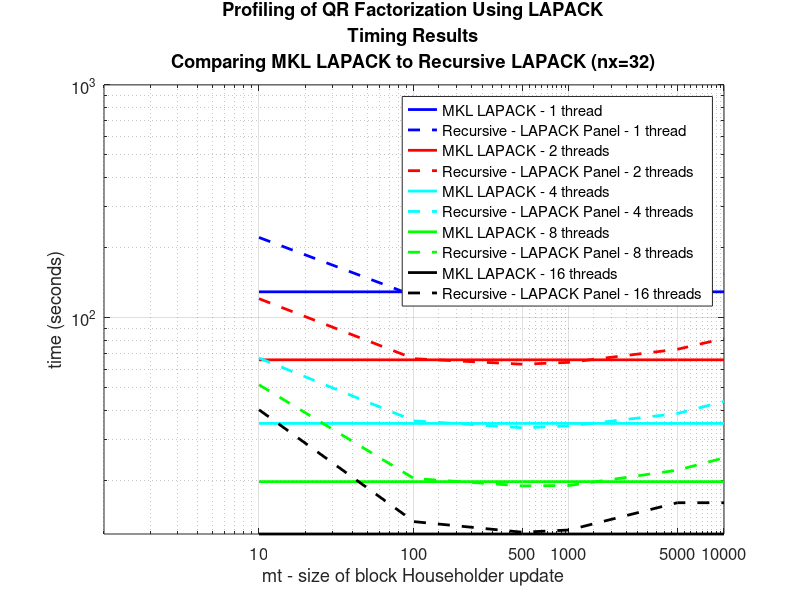
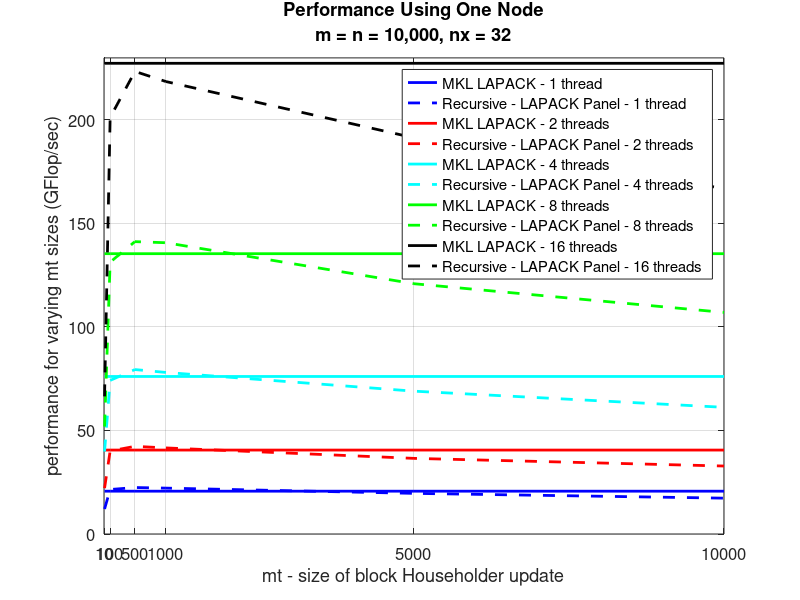

The MATLAB source for these figures, in order:
%
   close all
   clear
%
%  This is a comparison of recursive DGEQRF and MKL DGEQRF
%
  mt = [ 10, 100, 500, 1000, 5000, 10000 ];
  m = 10000;
  n = 10000;
%
%  
%
   mkl_lapack1  = 128.9239*ones(1,size(mt,2));
   rec_lapack1  = [ 220.8271, 124.0594, 118.7819, 120.3012, 135.8497, 153.9813 ];
%
   mkl_lapack2  = 65.7663*ones(1,size(mt,2));
   rec_lapack2  = [ 120.4531, 66.5030, 62.9670, 64.1240, 72.9882, 81.2108 ];
%
   mkl_lapack4  = 35.0425*ones(1,size(mt,2));
   rec_lapack4  = [ 66.9560, 35.9387, 33.5687, 34.1675, 38.6467, 43.5739 ];
%
   mkl_lapack8  = 19.6928*ones(1,size(mt,2));
   rec_lapack8  = [ 51.3747, 20.3060, 18.8811, 18.9523, 22.0557, 24.9124 ];
%
   mkl_lapack16 = 11.7264*ones(1,size(mt,2));
   rec_lapack16 = [ 40.1148, 13.2543, 11.9339, 12.2006, 15.9808, 15.9808 ];
%   
   mkl_lapack_gflop1  = 20.6840*ones(1,size(mt,2));
   rec_lapack_gflop1  = [ 12.0758, 21.4951, 22.4501, 22.1666, 19.6295, 17.3181 ];
%   
   mkl_lapack_gflop2  = 40.5476*ones(1,size(mt,2));
   rec_lapack_gflop2  = [ 22.1386, 40.0984, 42.3502, 41.5861, 36.5356, 32.8364 ];
%   
   mkl_lapack_gflop4  = 76.0981*ones(1,size(mt,2));
   rec_lapack_gflop4  = [ 39.8272, 74.2005, 79.4391, 78.0468, 69.0011, 61.1987 ];
%   
   mkl_lapack_gflop8  = 135.4135*ones(1,size(mt,2));
   rec_lapack_gflop8  = [ 51.9062, 131.3240, 141.2351, 140.7040, 120.9059, 107.0418 ];
%   
   mkl_lapack_gflop16 = 227.3878*ones(1,size(mt,2));
   rec_lapack_gflop16 = [ 66.4759, 201.1922, 223.4538, 218.5685, 191.3934, 166.8668 ];
%
%
%
   figure
   ax = axes;
   loglog(mt,mkl_lapack1,'LineWidth', 2, 'color', 'b'); hold on;
   loglog(mt,rec_lapack1,'--','LineWidth', 2, 'color', 'b'); hold on;
   loglog(mt,mkl_lapack2,'LineWidth', 2, 'color', 'r'); hold on;
   loglog(mt,rec_lapack2,'--','LineWidth', 2, 'color', 'r'); hold on;
   loglog(mt,mkl_lapack4,'LineWidth', 2, 'color', 'c'); hold on;
   loglog(mt,rec_lapack4,'--','LineWidth', 2, 'color', 'c'); hold on;
   loglog(mt,mkl_lapack8,'LineWidth', 2, 'color', 'g'); hold on;
   loglog(mt,rec_lapack8,'--','LineWidth', 2, 'color', 'g'); hold on;
   loglog(mt,mkl_lapack16,'LineWidth', 2, 'color', 'k'); hold on;
   loglog(mt,rec_lapack16,'--','LineWidth', 2, 'color', 'k'); hold on;
   grid on;
   axis([ 1 10000 0 1000 ]);
   legend('MKL LAPACK - 1 thread', 'Recursive - LAPACK Panel - 1 thread', 'MKL LAPACK - 2 threads', 'Recursive - LAPACK Panel - 2 threads', 'MKL LAPACK - 4 threads', 'Recursive - LAPACK Panel - 4 threads', 'MKL LAPACK - 8 threads', 'Recursive - LAPACK Panel - 8 threads', 'MKL LAPACK - 16 threads', 'Recursive - LAPACK Panel - 16 threads');
   title({'Profiling of QR Factorization Using LAPACK','Timing Results','Comparing MKL LAPACK to Recursive LAPACK (nx=32)'});
   xlabel('mt - size of block Householder update')
   ylabel('time (seconds)')
   set( ax, 'XTick', mt );
   set( ax, 'XTickLabel', mt );
   set(gca,'FontSize',12);
   grid on
%
%
%
   figure
   ax = axes;
   plot(mt,mkl_lapack_gflop1,'LineWidth', 2, 'color', 'b'); hold on;
   plot(mt,rec_lapack_gflop1,'--','LineWidth', 2, 'color', 'b'); hold on;
   plot(mt,mkl_lapack_gflop2,'LineWidth', 2, 'color', 'r'); hold on;
   plot(mt,rec_lapack_gflop2,'--','LineWidth', 2, 'color', 'r'); hold on;
   plot(mt,mkl_lapack_gflop4,'LineWidth', 2, 'color', 'c'); hold on;
   plot(mt,rec_lapack_gflop4,'--','LineWidth', 2, 'color', 'c'); hold on;
   plot(mt,mkl_lapack_gflop8,'LineWidth', 2, 'color', 'g'); hold on;
   plot(mt,rec_lapack_gflop8,'--','LineWidth', 2, 'color', 'g'); hold on;
   plot(mt,mkl_lapack_gflop16,'LineWidth', 2, 'color', 'k'); hold on;
   plot(mt,rec_lapack_gflop16,'--','LineWidth', 2, 'color', 'k'); hold on;
   grid on;
   axis([ 1 10000 0 230 ]);
   legend('MKL LAPACK - 1 thread', 'Recursive - LAPACK Panel - 1 thread', 'MKL LAPACK - 2 threads', 'Recursive - LAPACK Panel - 2 threads', 'MKL LAPACK - 4 threads', 'Recursive - LAPACK Panel - 4 threads', 'MKL LAPACK - 8 threads', 'Recursive - LAPACK Panel - 8 threads', 'MKL LAPACK - 16 threads', 'Recursive - LAPACK Panel - 16 threads');
   title({'Performance Using One Node','m = n = 10,000, nx = 32'});
   xlabel('mt - size of block Householder update')
   ylabel('performance for varying mt sizes (GFlop/sec)')
   set( ax, 'XTick', mt );
   set( ax, 'XTickLabel', mt  );
   set(gca,'FontSize',12);
   grid on

   return
